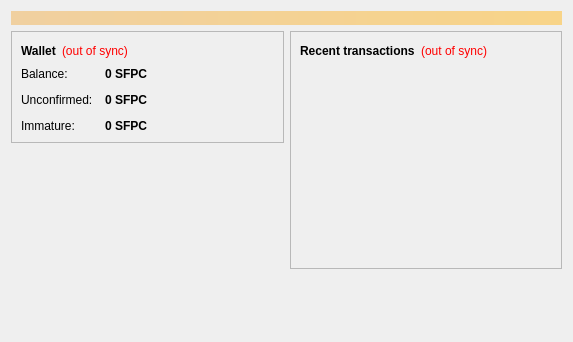
<?xml version="1.0" encoding="UTF-8"?>
<ui version="4.0">
 <class>OverviewPage</class>
 <widget class="QWidget" name="OverviewPage">
  <property name="geometry">
   <rect>
    <x>0</x>
    <y>0</y>
    <width>573</width>
    <height>342</height>
   </rect>
  </property>
  <property name="windowTitle">
   <string>Form</string>
  </property>
  <layout class="QVBoxLayout" name="topLayout">
   <item>
    <widget class="QLabel" name="labelAlerts">
     <property name="visible">
      <bool>false</bool>
     </property>
     <property name="styleSheet">
      <string notr="true">background-color: qlineargradient(x1: 0, y1: 0, x2: 1, y2: 0, stop:0 #F0D0A0, stop:1 #F8D488); color:#000000;</string>
     </property>
     <property name="wordWrap">
      <bool>true</bool>
     </property>
     <property name="margin">
      <number>3</number>
     </property>
    </widget>
   </item>
   <item>
    <layout class="QHBoxLayout" name="horizontalLayout" stretch="1,1">
     <item>
      <layout class="QVBoxLayout" name="verticalLayout_2">
       <item>
        <widget class="QFrame" name="frame">
         <property name="frameShape">
          <enum>QFrame::StyledPanel</enum>
         </property>
         <property name="frameShadow">
          <enum>QFrame::Raised</enum>
         </property>
         <layout class="QVBoxLayout" name="verticalLayout_4">
          <item>
           <layout class="QHBoxLayout" name="horizontalLayout_4">
            <item>
             <widget class="QLabel" name="label_5">
              <property name="font">
               <font>
                <weight>75</weight>
                <bold>true</bold>
               </font>
              </property>
              <property name="text">
               <string>Wallet</string>
              </property>
             </widget>
            </item>
            <item>
             <widget class="QLabel" name="labelWalletStatus">
              <property name="toolTip">
               <string>The displayed information may be out of date. Your wallet automatically synchronizes with the SuperFastPOWsCrypt network after a connection is established, but this process has not completed yet.</string>
              </property>
              <property name="styleSheet">
               <string notr="true">QLabel { color: red; }</string>
              </property>
              <property name="text">
               <string notr="true">(out of sync)</string>
              </property>
              <property name="alignment">
               <set>Qt::AlignLeading|Qt::AlignLeft|Qt::AlignVCenter</set>
              </property>
             </widget>
            </item>
            <item>
             <spacer name="horizontalSpacer_2">
              <property name="orientation">
               <enum>Qt::Horizontal</enum>
              </property>
              <property name="sizeHint" stdset="0">
               <size>
                <width>40</width>
                <height>20</height>
               </size>
              </property>
             </spacer>
            </item>
           </layout>
          </item>
          <item>
           <layout class="QFormLayout" name="formLayout_2">
            <property name="fieldGrowthPolicy">
             <enum>QFormLayout::AllNonFixedFieldsGrow</enum>
            </property>
            <property name="horizontalSpacing">
             <number>12</number>
            </property>
            <property name="verticalSpacing">
             <number>12</number>
            </property>
            <item row="0" column="0">
             <widget class="QLabel" name="label">
              <property name="text">
               <string>Balance:</string>
              </property>
             </widget>
            </item>
            <item row="0" column="1">
             <widget class="QLabel" name="labelBalance">
              <property name="font">
               <font>
                <weight>75</weight>
                <bold>true</bold>
               </font>
              </property>
              <property name="cursor">
               <cursorShape>IBeamCursor</cursorShape>
              </property>
              <property name="toolTip">
               <string>Your current balance</string>
              </property>
              <property name="text">
               <string notr="true">0 SFPC</string>
              </property>
              <property name="textInteractionFlags">
               <set>Qt::LinksAccessibleByMouse|Qt::TextSelectableByKeyboard|Qt::TextSelectableByMouse</set>
              </property>
             </widget>
            </item>
            <item row="1" column="0">
             <widget class="QLabel" name="label_3">
              <property name="text">
               <string>Unconfirmed:</string>
              </property>
             </widget>
            </item>
            <item row="1" column="1">
             <widget class="QLabel" name="labelUnconfirmed">
              <property name="font">
               <font>
                <weight>75</weight>
                <bold>true</bold>
               </font>
              </property>
              <property name="cursor">
               <cursorShape>IBeamCursor</cursorShape>
              </property>
              <property name="toolTip">
               <string>Total of transactions that have yet to be confirmed, and do not yet count toward the current balance</string>
              </property>
              <property name="text">
               <string notr="true">0 SFPC</string>
              </property>
              <property name="textInteractionFlags">
               <set>Qt::LinksAccessibleByMouse|Qt::TextSelectableByKeyboard|Qt::TextSelectableByMouse</set>
              </property>
             </widget>
            </item>
            <item row="2" column="0">
             <widget class="QLabel" name="labelImmatureText">
              <property name="text">
               <string>Immature:</string>
              </property>
             </widget>
            </item>
            <item row="2" column="1">
             <widget class="QLabel" name="labelImmature">
              <property name="font">
               <font>
                <weight>75</weight>
                <bold>true</bold>
               </font>
              </property>
              <property name="toolTip">
               <string>Mined balance that has not yet matured</string>
              </property>
              <property name="text">
               <string notr="true">0 SFPC</string>
              </property>
              <property name="textInteractionFlags">
               <set>Qt::LinksAccessibleByMouse|Qt::TextSelectableByKeyboard|Qt::TextSelectableByMouse</set>
              </property>
             </widget>
            </item>
           </layout>
          </item>
         </layout>
        </widget>
       </item>
       <item>
        <spacer name="verticalSpacer">
         <property name="orientation">
          <enum>Qt::Vertical</enum>
         </property>
         <property name="sizeHint" stdset="0">
          <size>
           <width>20</width>
           <height>40</height>
          </size>
         </property>
        </spacer>
       </item>
      </layout>
     </item>
     <item>
      <layout class="QVBoxLayout" name="verticalLayout_3">
       <item>
        <widget class="QFrame" name="frame_2">
         <property name="frameShape">
          <enum>QFrame::StyledPanel</enum>
         </property>
         <property name="frameShadow">
          <enum>QFrame::Raised</enum>
         </property>
         <layout class="QVBoxLayout" name="verticalLayout">
          <item>
           <layout class="QHBoxLayout" name="horizontalLayout_2">
            <item>
             <widget class="QLabel" name="label_4">
              <property name="text">
               <string>&lt;b&gt;Recent transactions&lt;/b&gt;</string>
              </property>
             </widget>
            </item>
            <item>
             <widget class="QLabel" name="labelTransactionsStatus">
              <property name="toolTip">
               <string>The displayed information may be out of date. Your wallet automatically synchronizes with the SuperFastPOWsCrypt network after a connection is established, but this process has not completed yet.</string>
              </property>
              <property name="styleSheet">
               <string notr="true">QLabel { color: red; }</string>
              </property>
              <property name="text">
               <string notr="true">(out of sync)</string>
              </property>
              <property name="alignment">
               <set>Qt::AlignRight|Qt::AlignTrailing|Qt::AlignVCenter</set>
              </property>
             </widget>
            </item>
            <item>
             <spacer name="horizontalSpacer">
              <property name="orientation">
               <enum>Qt::Horizontal</enum>
              </property>
              <property name="sizeHint" stdset="0">
               <size>
                <width>40</width>
                <height>20</height>
               </size>
              </property>
             </spacer>
            </item>
           </layout>
          </item>
          <item>
           <widget class="QListView" name="listTransactions">
            <property name="styleSheet">
             <string notr="true">QListView { background: transparent; }</string>
            </property>
            <property name="frameShape">
             <enum>QFrame::NoFrame</enum>
            </property>
            <property name="verticalScrollBarPolicy">
             <enum>Qt::ScrollBarAlwaysOff</enum>
            </property>
            <property name="horizontalScrollBarPolicy">
             <enum>Qt::ScrollBarAlwaysOff</enum>
            </property>
            <property name="selectionMode">
             <enum>QAbstractItemView::NoSelection</enum>
            </property>
           </widget>
          </item>
         </layout>
        </widget>
       </item>
       <item>
        <spacer name="verticalSpacer_2">
         <property name="orientation">
          <enum>Qt::Vertical</enum>
         </property>
         <property name="sizeHint" stdset="0">
          <size>
           <width>20</width>
           <height>40</height>
          </size>
         </property>
        </spacer>
       </item>
      </layout>
     </item>
    </layout>
   </item>
  </layout>
 </widget>
 <resources/>
 <connections/>
</ui>
